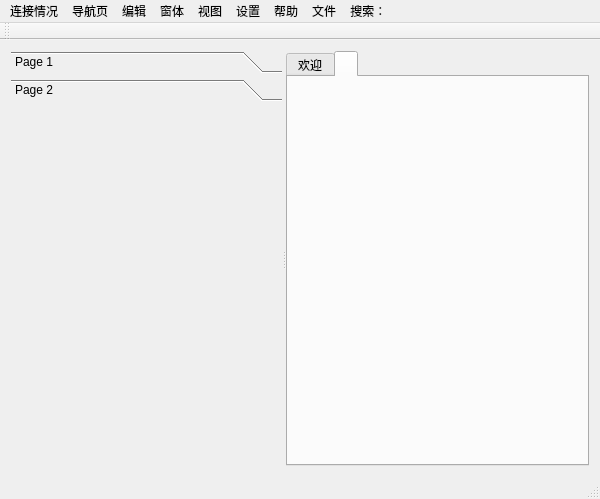
<?xml version="1.0" encoding="UTF-8"?>
<ui version="4.0">
 <class>QtWidgetsApplication2Class</class>
 <widget class="QMainWindow" name="QtWidgetsApplication2Class">
  <property name="geometry">
   <rect>
    <x>0</x>
    <y>0</y>
    <width>600</width>
    <height>499</height>
   </rect>
  </property>
  <property name="windowTitle">
   <string>QtWidgetsApplication2</string>
  </property>
  <widget class="QWidget" name="centralWidget">
   <layout class="QHBoxLayout" name="horizontalLayout">
    <item>
     <widget class="QSplitter" name="splitter">
      <property name="orientation">
       <enum>Qt::Orientation::Horizontal</enum>
      </property>
      <widget class="QToolBox" name="toolBox">
       <property name="currentIndex">
        <number>1</number>
       </property>
       <widget class="QWidget" name="page_3">
        <property name="geometry">
         <rect>
          <x>0</x>
          <y>0</y>
          <width>236</width>
          <height>356</height>
         </rect>
        </property>
        <attribute name="label">
         <string>Page 1</string>
        </attribute>
       </widget>
       <widget class="QWidget" name="page_4">
        <property name="geometry">
         <rect>
          <x>0</x>
          <y>0</y>
          <width>236</width>
          <height>356</height>
         </rect>
        </property>
        <attribute name="label">
         <string>Page 2</string>
        </attribute>
       </widget>
      </widget>
      <widget class="QTabWidget" name="tabWidget">
       <property name="enabled">
        <bool>true</bool>
       </property>
       <property name="currentIndex">
        <number>1</number>
       </property>
       <widget class="QWidget" name="tab_7">
        <attribute name="title">
         <string>欢迎</string>
        </attribute>
        <widget class="QLabel" name="label">
         <property name="geometry">
          <rect>
           <x>10</x>
           <y>20</y>
           <width>261</width>
           <height>91</height>
          </rect>
         </property>
         <property name="font">
          <font>
           <pointsize>11</pointsize>
          </font>
         </property>
         <property name="text">
          <string>请在左侧选择一个喜欢的算法。</string>
         </property>
        </widget>
       </widget>
       <widget class="QWidget" name="widget">
        <attribute name="title">
         <string/>
        </attribute>
       </widget>
      </widget>
     </widget>
    </item>
   </layout>
  </widget>
  <widget class="QMenuBar" name="menuBar">
   <property name="geometry">
    <rect>
     <x>0</x>
     <y>0</y>
     <width>600</width>
     <height>33</height>
    </rect>
   </property>
   <widget class="QMenu" name="menu">
    <property name="title">
     <string>连接情况</string>
    </property>
   </widget>
   <widget class="QMenu" name="menu_2">
    <property name="title">
     <string>导航页</string>
    </property>
    <addaction name="action_7"/>
   </widget>
   <widget class="QMenu" name="menu_3">
    <property name="title">
     <string>编辑</string>
    </property>
    <addaction name="action"/>
   </widget>
   <widget class="QMenu" name="menu_4">
    <property name="title">
     <string>窗体</string>
    </property>
    <addaction name="action_2"/>
   </widget>
   <widget class="QMenu" name="menu_5">
    <property name="title">
     <string>视图</string>
    </property>
    <addaction name="action_3"/>
   </widget>
   <widget class="QMenu" name="menu_6">
    <property name="title">
     <string>设置</string>
    </property>
    <addaction name="action_4"/>
   </widget>
   <widget class="QMenu" name="menu_7">
    <property name="title">
     <string>帮助</string>
    </property>
    <addaction name="action_5"/>
   </widget>
   <widget class="QMenu" name="menu_8">
    <property name="title">
     <string>文件</string>
    </property>
   </widget>
   <widget class="QMenu" name="menu_9">
    <property name="title">
     <string>搜索：    </string>
    </property>
    <addaction name="action_6"/>
   </widget>
   <addaction name="menu"/>
   <addaction name="menu_2"/>
   <addaction name="menu_3"/>
   <addaction name="menu_4"/>
   <addaction name="menu_5"/>
   <addaction name="menu_6"/>
   <addaction name="menu_7"/>
   <addaction name="menu_8"/>
   <addaction name="menu_9"/>
  </widget>
  <widget class="QToolBar" name="mainToolBar">
   <attribute name="toolBarArea">
    <enum>TopToolBarArea</enum>
   </attribute>
   <attribute name="toolBarBreak">
    <bool>false</bool>
   </attribute>
  </widget>
  <widget class="QStatusBar" name="statusBar"/>
  <action name="action">
   <property name="text">
    <string>请输入文本</string>
   </property>
  </action>
  <action name="action_2">
   <property name="text">
    <string>请输入文本</string>
   </property>
  </action>
  <action name="action_3">
   <property name="text">
    <string>请输入文本</string>
   </property>
  </action>
  <action name="action_4">
   <property name="text">
    <string>请输入文本</string>
   </property>
  </action>
  <action name="action_5">
   <property name="text">
    <string>请输入文本</string>
   </property>
  </action>
  <action name="action_6">
   <property name="text">
    <string>请输入文本</string>
   </property>
  </action>
  <action name="action_7">
   <property name="text">
    <string>请输入文本</string>
   </property>
  </action>
 </widget>
 <layoutdefault spacing="6" margin="11"/>
 <resources>
  <include location="QtWidgetsApplication2.qrc"/>
 </resources>
 <connections/>
</ui>
